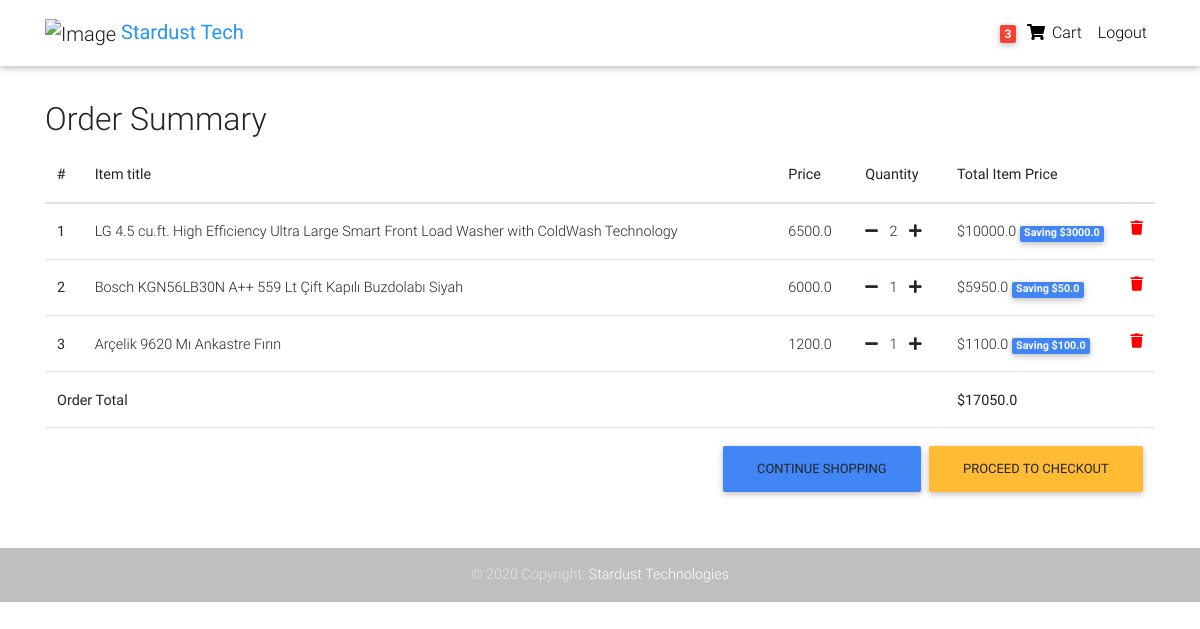
Before: /order-summary/ (signed in) with the older database file.
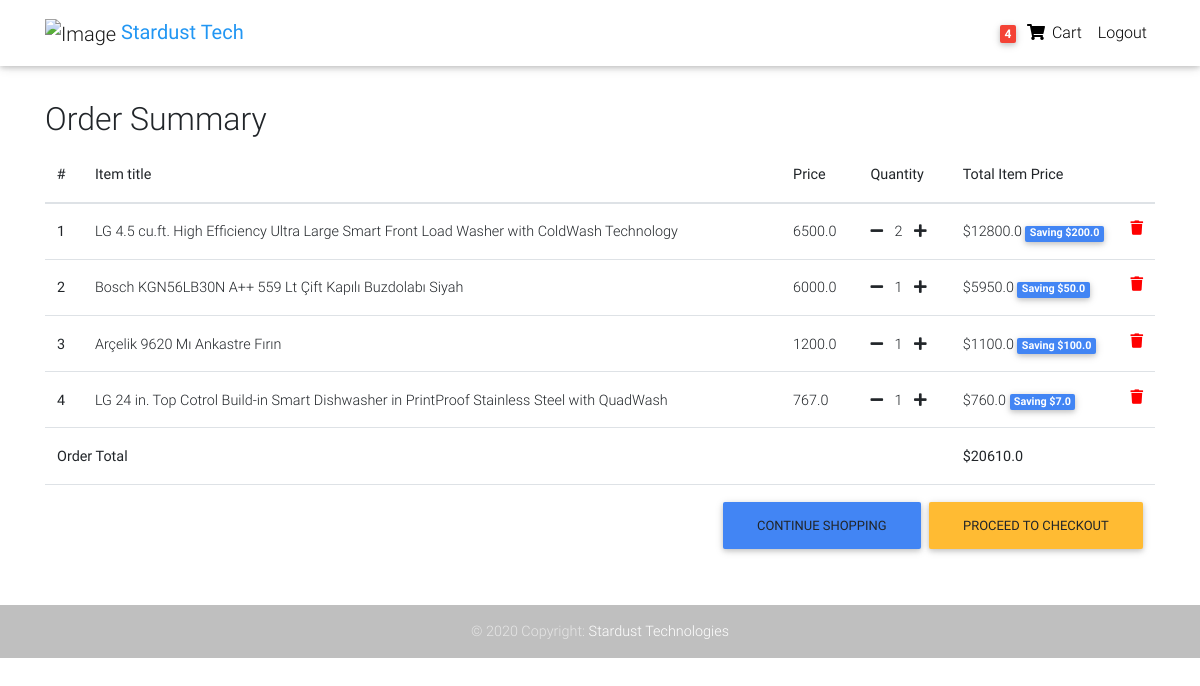
After: the same page with the newer database file.
### core/models.py (models this page shows, shortened)
class Order(models.Model):
    user = models.ForeignKey(settings.AUTH_USER_MODEL,
                             on_delete=models.CASCADE)
    ref_code = models.CharField(max_length=20, blank=True, null=True)
    items = models.ManyToManyField(OrderItem)
    start_date = models.DateTimeField(auto_now_add=True)
    ordered_date = models.DateTimeField()
    ordered = models.BooleanField(default=False)
    shipping_address = models.ForeignKey(
        'Address', related_name='shipping_address', on_delete=models.SET_NULL, blank=True, null=True)
    billing_address = models.ForeignKey(
        'Address', related_name='billing_address', on_delete=models.SET_NULL, blank=True, null=True)
    payment = models.ForeignKey(
        'Payment', on_delete=models.SET_NULL, blank=True, null=True)
    coupon = models.ForeignKey(
        'Coupon', on_delete=models.SET_NULL, blank=True, null=True)
    being_delivered = models.BooleanField(default=False)
    received = models.BooleanField(default=False)
    refund_requested = models.BooleanField(default=False)
    refund_granted = models.BooleanField(default=False)
    '''
    1. Item added to cart
    2. Adding a billing address
    (Failed checkout)
    3. Payment
    (Preprocessing, processing, packaging etc.)
    4. Being delivered
    5. Received
    6. Refunds
    '''
    def get_total(self):
        total = 0
        for order_item in self.items.all():
            total += order_item.get_final_price()
        if self.coupon:
            total -= self.coupon.amount
        return total

class OrderItem(models.Model):
    user = models.ForeignKey(settings.AUTH_USER_MODEL,
                             on_delete=models.CASCADE)
    ordered = models.BooleanField(default=False)
    item = models.ForeignKey(Item, on_delete=models.CASCADE)
    quantity = models.IntegerField(default=1)
    def get_total_item_price(self):
        return self.quantity * self.item.price
    def get_total_discount_item_price(self):
        return self.quantity * self.item.discount_price
    def get_amount_saved(self):
        return self.get_total_item_price() - self.get_total_discount_item_price()
    def get_final_price(self):
        if self.item.discount_price:
            return self.get_total_discount_item_price()
        return self.get_total_item_price()

class Item(models.Model):
    title = models.CharField(max_length=100)
    price = models.FloatField()
    discount_price = models.FloatField(blank=True, null=True)
    category = models.CharField(choices=CATEGORY_CHOICES, max_length=2)
    label = models.CharField(choices=LABEL_CHOICES, max_length=1)
    slug = models.SlugField()
    description = models.TextField()
    image = models.ImageField()
    additional_information = models.TextField()

### core/views.py (the view)
# urls.py: path('order-summary/', OrderSummaryView.as_view(), name='order-summary'),
class OrderSummaryView(LoginRequiredMixin, View):
    def get(self, *args, **kwargs):
        try:
            order = Order.objects.get(user=self.request.user, ordered=False)
            context = {
                'object': order
            }
            return render(self.request, 'order_summary.html', context)
        except ObjectDoesNotExist:
            messages.warning(self.request, "You do not have an active order")
            return redirect("/")

### core/templatetags/cart_template_tags.py (called while the page is built)
@register.filter
def cart_item_count(user):
    if user.is_authenticated:
        qs = Order.objects.filter(user=user, ordered=False)
        if qs.exists():
            return qs[0].items.count()
    return 0

### templates/order_summary.html (shortened to what this page needs)
{% extends "base.html" %}
{% block content %}
  <main>
    <div class="container">
    <div class="table-responsive text-nowrap">
    <h2>Order Summary</h2>
    <table class="table">
        <thead>
        <tr>
            <th scope="col">#</th>
            <th scope="col">Item title</th>
            <th scope="col">Price</th>
            <th scope="col">Quantity</th>
            <th scope="col">Total Item Price</th>
        </tr>
        </thead>
        <tbody>
        {% for order_item in object.items.all %}
        <tr>
            <th scope="row">{{ forloop.counter }}</th>
            <td>{{ order_item.item.title }}</td>
            <td>{{ order_item.item.price }}</td>
            <td>
                <a  href="{% url 'core:remove-single-item-from-cart' order_item.item.slug %}"><i class="needConf fas fa-minus mr-2"></i></a>
                {{ order_item.quantity }}
                <a href="{% url 'core:add-to-cart' order_item.item.slug %}"><i class="fas fa-plus ml-2"></i></a>
            </td>
            <td>
            {% if order_item.item.discount_price %}
                ${{ order_item.get_total_discount_item_price }}
                <span class="badge badge-primary">Saving ${{ order_item.get_amount_saved }}</span>
            {% else %}
                ${{ order_item.get_total_item_price }}
            {% endif %}
            <a style='color: red;' href="{% url 'core:remove-from-cart' order_item.item.slug %}">
                <i class="needConf fas fa-trash float-right"></i>
            </a>
            </td>
        </tr>
        {% endfor %}
        {% if object.get_total %}
        <tr>
            <td colspan="4"><b>Order Total</b></td>
            <td><b>${{ object.get_total }}</b></td>
        </tr>
        <tr>
            <td colspan="5">
            <a class='btn btn-warning float-right ml-2' href='/checkout/'>Proceed to checkout</a>
            <a class='btn btn-primary float-right' href='/'>Continue shopping</a>
            </td>
        </tr>
        {% endif %}
        </tbody>
    </table>
    </div>
    </div>
  </main>
{% endblock content %}

### templates/navbar.html (shortened to what this page needs)
{% load cart_template_tags %}
<nav class="navbar fixed-top navbar-expand-lg navbar-light white scrolling-navbar">
  <div class="container">
    <a class="navbar-brand" href="/ ">
      <img src="https://lh3.googleusercontent.com/jM5A3F7TGlGhAKW5xO6cKPts3td1yVBXHBimOUgMVx3xjb2ZICVgqPGfqJkCZCmzhQo" alt="Image" height="36" width="36">
      <strong class="blue-text">Stardust Tech</strong>
    </a>
    <div class="collapse navbar-collapse" id="navbarSupportedContent">
      <ul class="navbar-nav nav-flex-icons">
        {% if request.user.is_authenticated %}
        <li class="nav-item">
          <a href="{% url 'core:order-summary' %}" class="nav-link waves-effect">
            <span class="badge red z-depth-1 mr-1"> {{ request.user|cart_item_count }} </span>
            <i class="fas fa-shopping-cart"></i>
            <span class="clearfix d-none d-sm-inline-block"> Cart </span>
          </a>
        </li>
        <li class="nav-item">
          <a class="nav-link waves-effect" href="{% url 'account_logout' %}">
            <span class="clearfix d-none d-sm-inline-block"> Logout </span>
          </a>
        </li>
        {% endif %}
      </ul>
    </div>
  </div>
</nav>

Changed rows visible on the page:
changed through a linked row, OrderItem (number 1 of 4 on the later page): get_total_discount_item_price "10000.0" → "12800.0"; get_amount_saved "3000.0" → "200.0"
added OrderItem: item "LG 24 in. Top Cotrol Build-in Smart Dishwasher in PrintProof Stainless Steel with QuadWash", item.price "767.0", quantity "1", get_total_discount_item_price "760.0", get_amount_saved "7.0"
changed Order: get_total "17050.0" → "20610.0"
Other visible differences:
{{ request.user|cart_item_count }}: "3" → "4"
